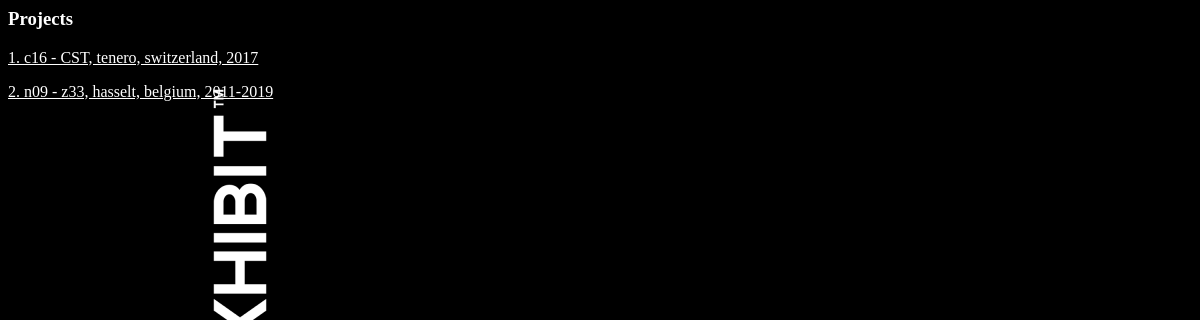
The app's page /, older data.
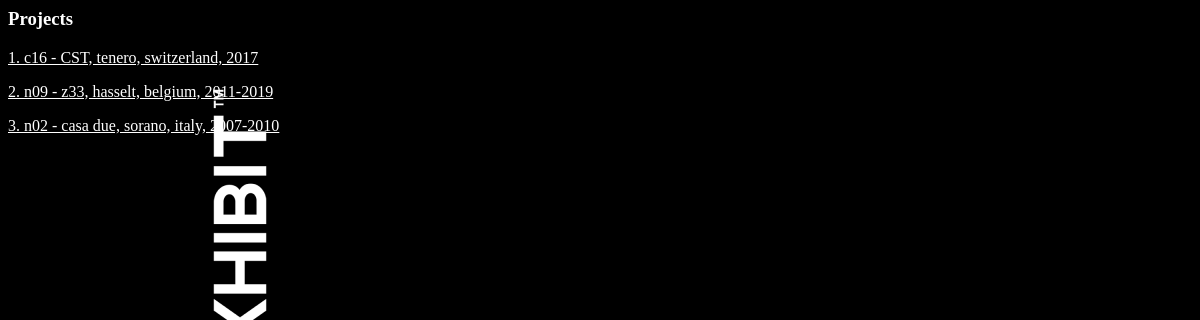
The same page, newer data.
### exhibit/models.py (models this page shows, shortened)
class Project(models.Model):
    project_title = models.CharField(max_length=200)
    project_text = RichTextField(config_name='default')
    order = models.IntegerField(default=1)
    active = models.BooleanField(default=True)
    class Meta:
        ordering = ['order']

### exhibit/views.py (the view)
# urls.py: path('', views.IndexView.as_view(), name='index'),
class IndexView(generic.ListView):
    template_name = 'exhibit/index.html'
    context_object_name = 'project_list'
    def get_queryset(self):
        return Project.objects.filter(active=True).order_by('order')

### exhibit/templates/exhibit/index.html (shortened to what this page needs)
{% load static %}
<link rel="stylesheet" type="text/css" href="{% static 'exhibit/style.css' %}">
<h3>Projects</h3>
{% if project_list %}
    {% for project in project_list %}
        <p><a href="{% url 'exhibit:detail' project.id %}">{{ project.order }}. {{ project.project_title }}</a></p>
    {% endfor %}
{% else %}
    <p>No projects are available.</p>
{% endif %}

### exhibit/static/exhibit/style.css (style rules this page uses)
h3, p a { color: white; }

Row changes from the older to the newer data that the page shows:
added Project: order "3", project_title "n02 - casa due, sorano, italy, 2007-2010"
